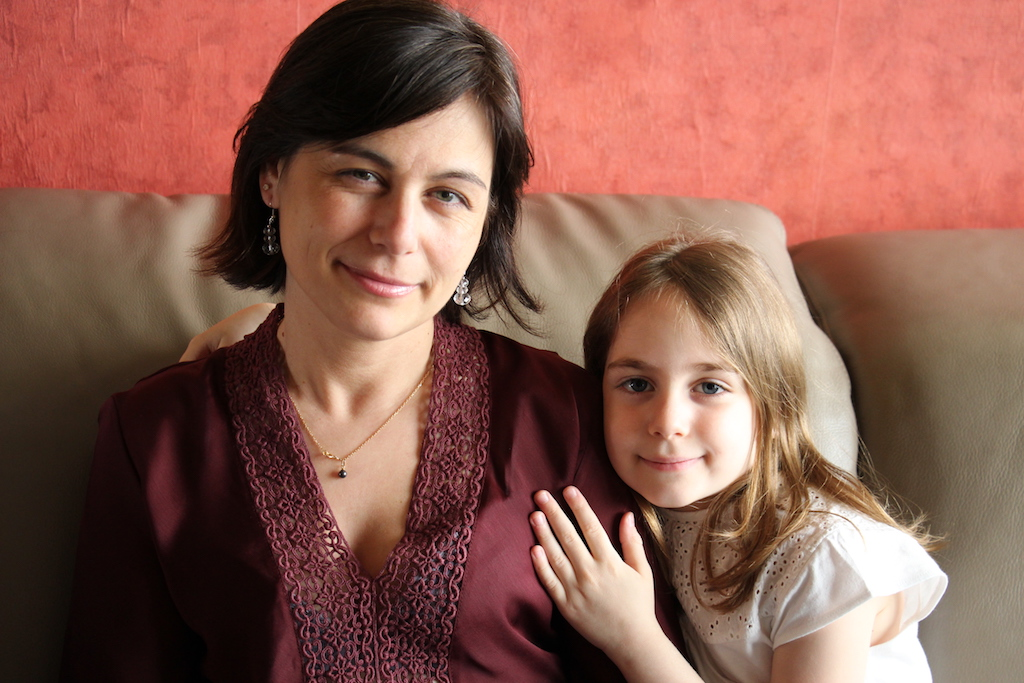
#> input picture CodeReferences/Python/cnn_study_day5/day4/images/family.jpg, 1024 x 683 px
$ python 07_FaceDetect.py
#> lines starting #> are read from the running program, lines starting #| are printed output that depends on the picture; after the words box and inside, x2 and y2 are one past the last pixel; in counts of white or black regions, pixels touching at a corner belong together
import cv2
import matplotlib.pyplot as plt

cascade_file = 'data/haarcascade_frontalface_alt.xml'
cascade = cv2.CascadeClassifier(cascade_file)

img = cv2.imread('images/family.jpg')
#> img is the input picture: shape (683, 1024, 3); mean B, G, R 81.1, 93.8, 140
img_gray = cv2.cvtColor(img, cv2.COLOR_BGR2GRAY)
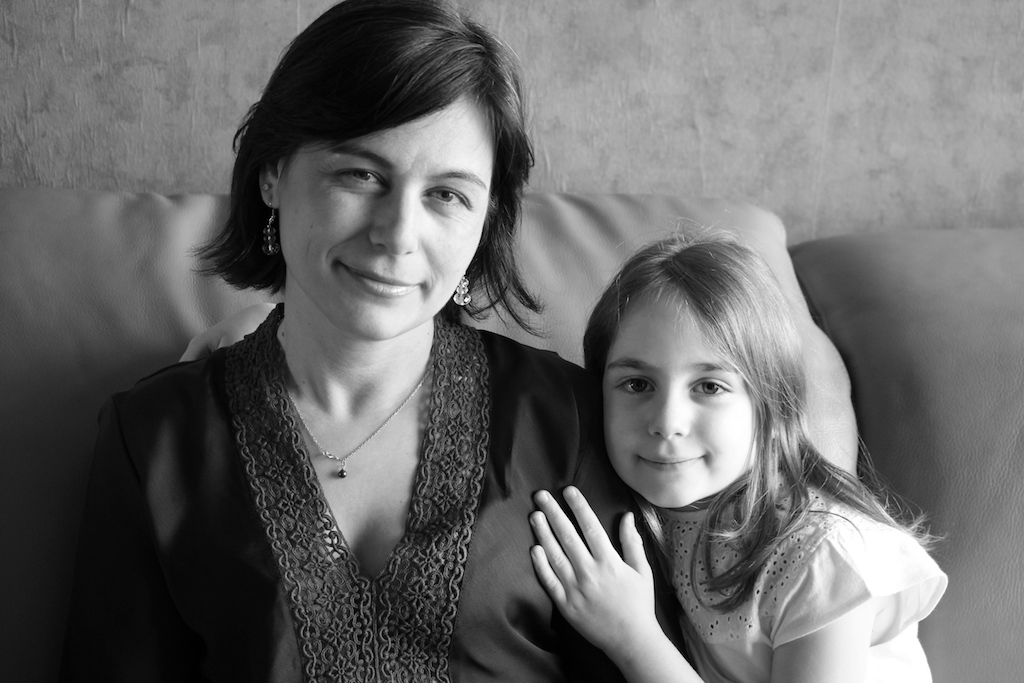
#> img_gray: shape (683, 1024); min 0, max 255, mean 106.2

face_list = cascade.detectMultiScale(img_gray, minSize=(150, 150))
#> face_list = [[579, 312, 191, 191], [290, 98, 227, 227]]

if len(face_list) == 0:
    print('can not find face')
    quit()

for (x, y, w, h) in face_list:
    print('face point (x, y, w, h) = ({}, {}, {}, {})'.format(x, y, w, h))
    red = (0, 0, 255) #opencv는 BGR 사용
    cv2.rectangle(img, (x, y), (x+w, y+h), red, thickness=20)
#> this loop made 2 passes
#> (x, y, w, h, red) on passes 1 to 2: (579, 312, 191, 191, (0, 0, 255)), (290, 98, 227, 227, (0, 0, 255))
#| face point (x, y, w, h) = (579, 312, 191, 191)
#| face point (x, y, w, h) = (290, 98, 227, 227)
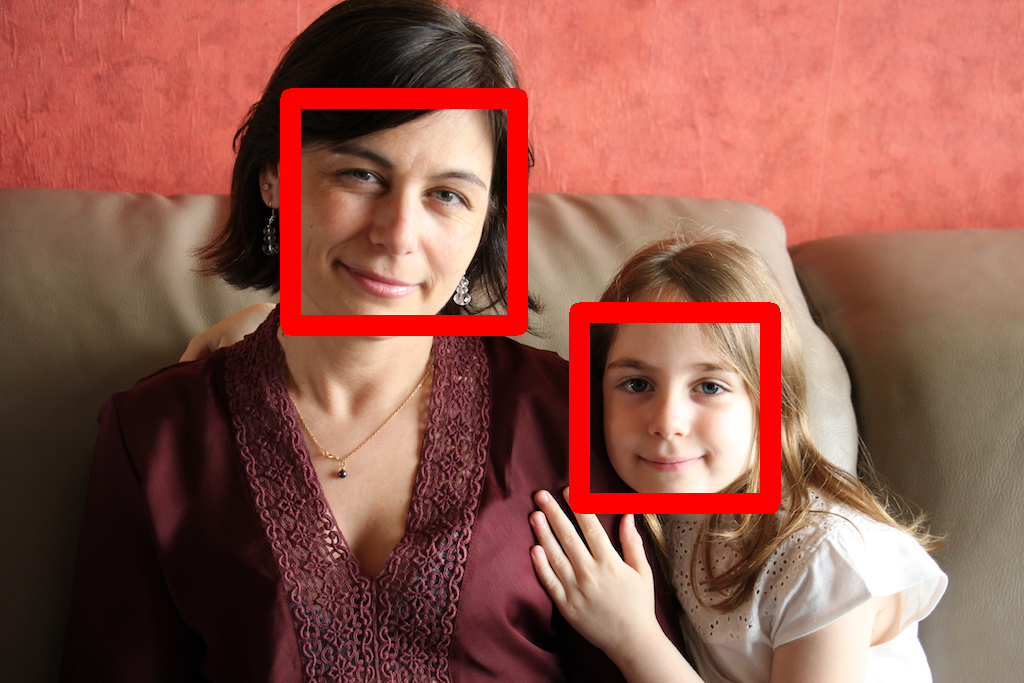
#> img: shape (683, 1024, 3); 4.98% of pixels changed, all inside (x1, y1, x2, y2) = (280, 88, 781, 514)

cv2.imwrite('face-detect.png', img)
plt.imshow(cv2.cvtColor(img, cv2.COLOR_BGR2RGB))
plt.show()

$ run again, with CodeReferences/Python/cnn_study_day5/day4/images/girl.jpg copied over CodeReferences/Python/cnn_study_day5/day4/images/family.jpg
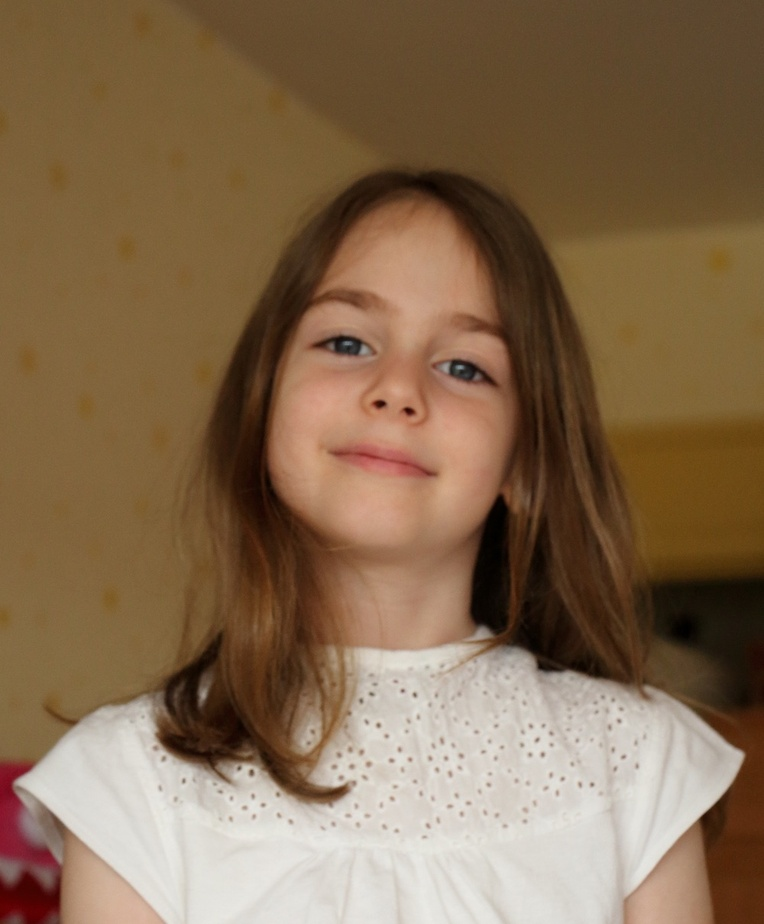
#> input picture CodeReferences/Python/cnn_study_day5/day4/images/girl.jpg, 764 x 924 px, shrunk from 1000 x 1209 before the run
#> img is the input picture: shape (924, 764, 3); mean B, G, R 79.7, 106.6, 132.2
#> `img_gray = cv2.cvtColor(img, cv2.COLOR_BGR2GRAY)`:
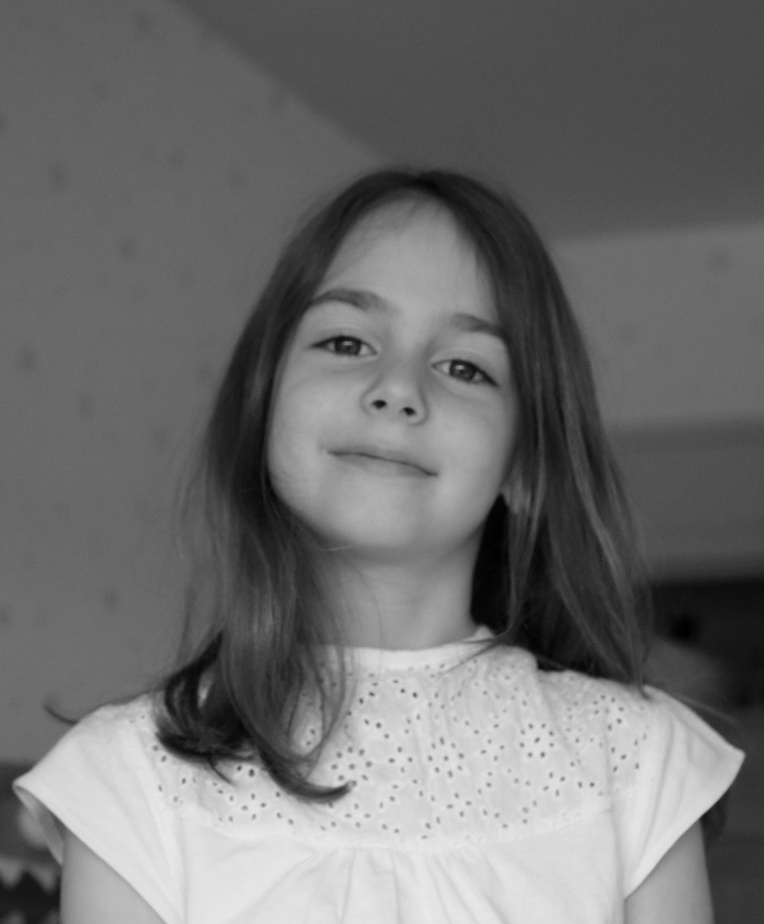
#> img_gray: shape (924, 764); min 0, max 234, mean 111.2
#> face_list = [[245, 233, 311, 311]]
#> the loop `for (x, y, w, h) in face_list:` made 1 pass
#> (x, y, w, h, red) on pass 1: (245, 233, 311, 311, (0, 0, 255))
#> (printed output is left out)
#> after the loop `for (x, y, w, h) in face_list:`:
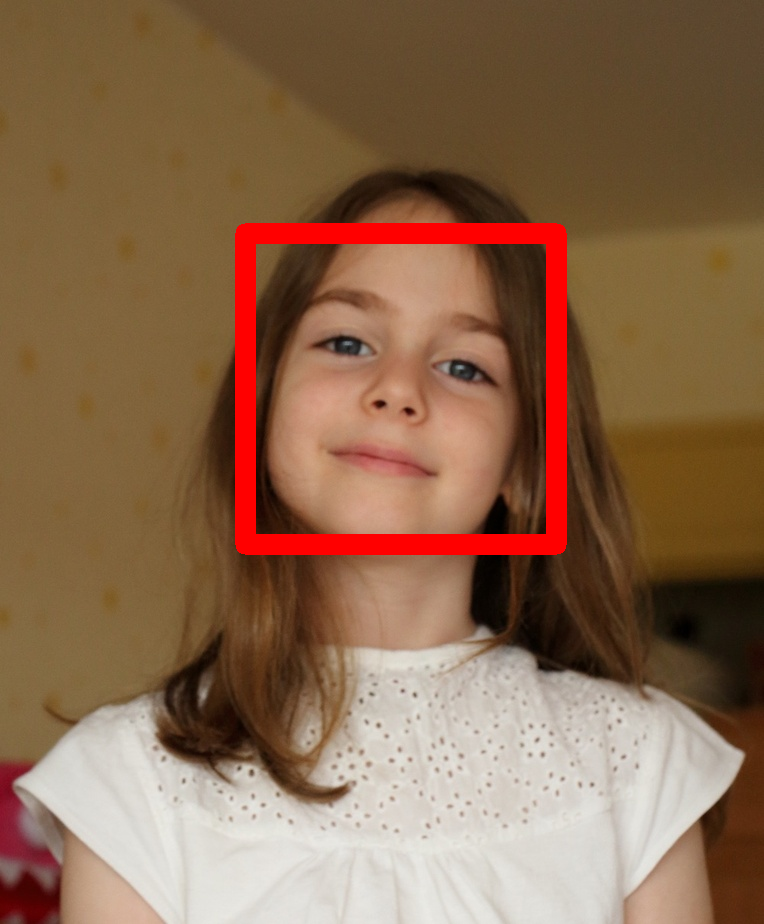
#> img: shape (924, 764, 3); 3.68% of pixels changed, all inside (x1, y1, x2, y2) = (235, 223, 567, 555)
